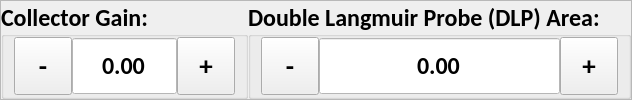
          <widget class="QWidget" name="double_lang_probe_2">
           <layout class="QHBoxLayout" name="horizontalLayout_12">
            <property name="spacing">
             <number>0</number>
            </property>
            <property name="leftMargin">
             <number>0</number>
            </property>
            <property name="topMargin">
             <number>0</number>
            </property>
            <property name="rightMargin">
             <number>0</number>
            </property>
            <property name="bottomMargin">
             <number>0</number>
            </property>
            <item>
             <widget class="QFrame" name="frame_27">
              <property name="frameShape">
               <enum>QFrame::StyledPanel</enum>
              </property>
              <property name="frameShadow">
               <enum>QFrame::Raised</enum>
              </property>
              <layout class="QHBoxLayout" name="horizontalLayout_44">
               <property name="spacing">
                <number>0</number>
               </property>
               <property name="leftMargin">
                <number>0</number>
               </property>
               <property name="topMargin">
                <number>0</number>
               </property>
               <property name="rightMargin">
                <number>0</number>
               </property>
               <property name="bottomMargin">
                <number>0</number>
               </property>
               <item>
                <widget class="QGroupBox" name="dlp_collector_gain_gb">
                 <property name="font">
                  <font>
                   <family>Calibri</family>
                   <pointsize>18</pointsize>
                   <weight>75</weight>
                   <bold>true</bold>
                  </font>
                 </property>
                 <property name="title">
                  <string>Collector Gain:</string>
                 </property>
                 <property name="alignment">
                  <set>Qt::AlignLeading|Qt::AlignLeft|Qt::AlignVCenter</set>
                 </property>
                 <layout class="QHBoxLayout" name="horizontalLayout_55">
                  <property name="spacing">
                   <number>0</number>
                  </property>
                  <property name="leftMargin">
                   <number>10</number>
                  </property>
                  <property name="topMargin">
                   <number>0</number>
                  </property>
                  <property name="rightMargin">
                   <number>10</number>
                  </property>
                  <property name="bottomMargin">
                   <number>0</number>
                  </property>
                  <item alignment="Qt::AlignTop">
                   <widget class="QToolButton" name="dlp_collector_gain_minus">
                    <property name="minimumSize">
                     <size>
                      <width>58</width>
                      <height>58</height>
                     </size>
                    </property>
                    <property name="maximumSize">
                     <size>
                      <width>58</width>
                      <height>58</height>
                     </size>
                    </property>
                    <property name="font">
                     <font>
                      <pointsize>20</pointsize>
                      <weight>75</weight>
                      <bold>true</bold>
                     </font>
                    </property>
                    <property name="text">
                     <string>-</string>
                    </property>
                   </widget>
                  </item>
                  <item alignment="Qt::AlignTop">
                   <widget class="QDoubleSpinBox" name="dlp_collector_gain_input">
                    <property name="minimumSize">
                     <size>
                      <width>0</width>
                      <height>58</height>
                     </size>
                    </property>
                    <property name="maximumSize">
                     <size>
                      <width>1000</width>
                      <height>58</height>
                     </size>
                    </property>
                    <property name="font">
                     <font>
                      <family>Calibri</family>
                      <pointsize>18</pointsize>
                     </font>
                    </property>
                    <property name="styleSheet">
                     <string notr="true">QDoubleSpinBox {
	background-color: #FFFFFF;
}</string>
                    </property>
                    <property name="alignment">
                     <set>Qt::AlignCenter</set>
                    </property>
                    <property name="readOnly">
                     <bool>true</bool>
                    </property>
                    <property name="buttonSymbols">
                     <enum>QAbstractSpinBox::NoButtons</enum>
                    </property>
                    <property name="correctionMode">
                     <enum>QAbstractSpinBox::CorrectToPreviousValue</enum>
                    </property>
                    <property name="showGroupSeparator" stdset="0">
                     <bool>false</bool>
                    </property>
                    <property name="decimals">
                     <number>2</number>
                    </property>
                    <property name="maximum">
                     <double>10000.000000000000000</double>
                    </property>
                   </widget>
                  </item>
                  <item alignment="Qt::AlignTop">
                   <widget class="QToolButton" name="dlp_collector_gain_plus">
                    <property name="minimumSize">
                     <size>
                      <width>58</width>
                      <height>58</height>
                     </size>
                    </property>
                    <property name="maximumSize">
                     <size>
                      <width>16777215</width>
                      <height>58</height>
                     </size>
                    </property>
                    <property name="font">
                     <font>
                      <pointsize>20</pointsize>
                      <weight>75</weight>
                      <bold>true</bold>
                     </font>
                    </property>
                    <property name="focusPolicy">
                     <enum>Qt::NoFocus</enum>
                    </property>
                    <property name="text">
                     <string>+</string>
                    </property>
                   </widget>
                  </item>
                 </layout>
                </widget>
               </item>
               <item>
                <widget class="QGroupBox" name="dlp_area_gb">
                 <property name="font">
                  <font>
                   <family>Calibri</family>
                   <pointsize>18</pointsize>
                   <weight>75</weight>
                   <bold>true</bold>
                  </font>
                 </property>
                 <property name="styleSheet">
                  <string notr="true"/>
                 </property>
                 <property name="title">
                  <string>Double Langmuir Probe (DLP) Area:</string>
                 </property>
                 <property name="alignment">
                  <set>Qt::AlignLeading|Qt::AlignLeft|Qt::AlignVCenter</set>
                 </property>
                 <layout class="QHBoxLayout" name="horizontalLayout_56">
                  <property name="spacing">
                   <number>0</number>
                  </property>
                  <property name="leftMargin">
                   <number>10</number>
                  </property>
                  <property name="topMargin">
                   <number>0</number>
                  </property>
                  <property name="rightMargin">
                   <number>10</number>
                  </property>
                  <property name="bottomMargin">
                   <number>0</number>
                  </property>
                  <item alignment="Qt::AlignTop">
                   <widget class="QToolButton" name="dlp_area_minus">
                    <property name="minimumSize">
                     <size>
                      <width>58</width>
                      <height>58</height>
                     </size>
                    </property>
                    <property name="maximumSize">
                     <size>
                      <width>58</width>
                      <height>58</height>
                     </size>
                    </property>
                    <property name="font">
                     <font>
                      <pointsize>20</pointsize>
                      <weight>75</weight>
                      <bold>true</bold>
                     </font>
                    </property>
                    <property name="text">
                     <string>-</string>
                    </property>
                   </widget>
                  </item>
                  <item alignment="Qt::AlignTop">
                   <widget class="QDoubleSpinBox" name="dlp_area_input">
                    <property name="minimumSize">
                     <size>
                      <width>0</width>
                      <height>58</height>
                     </size>
                    </property>
                    <property name="maximumSize">
                     <size>
                      <width>1000</width>
                      <height>58</height>
                     </size>
                    </property>
                    <property name="font">
                     <font>
                      <family>Calibri</family>
                      <pointsize>18</pointsize>
                     </font>
                    </property>
                    <property name="focusPolicy">
                     <enum>Qt::NoFocus</enum>
                    </property>
                    <property name="layoutDirection">
                     <enum>Qt::LeftToRight</enum>
                    </property>
                    <property name="styleSheet">
                     <string notr="true">QDoubleSpinBox {
	background-color: #FFFFFF;
}</string>
                    </property>
                    <property name="alignment">
                     <set>Qt::AlignCenter</set>
                    </property>
                    <property name="readOnly">
                     <bool>true</bool>
                    </property>
                    <property name="buttonSymbols">
                     <enum>QAbstractSpinBox::NoButtons</enum>
                    </property>
                    <property name="correctionMode">
                     <enum>QAbstractSpinBox::CorrectToPreviousValue</enum>
                    </property>
                    <property name="showGroupSeparator" stdset="0">
                     <bool>false</bool>
                    </property>
                    <property name="decimals">
                     <number>2</number>
                    </property>
                    <property name="maximum">
                     <double>10000.000000000000000</double>
                    </property>
                   </widget>
                  </item>
                  <item alignment="Qt::AlignTop">
                   <widget class="QToolButton" name="dlp_area_plus">
                    <property name="minimumSize">
                     <size>
                      <width>58</width>
                      <height>58</height>
                     </size>
                    </property>
                    <property name="maximumSize">
                     <size>
                      <width>16777215</width>
                      <height>58</height>
                     </size>
                    </property>
                    <property name="font">
                     <font>
                      <pointsize>20</pointsize>
                      <weight>75</weight>
                      <bold>true</bold>
                     </font>
                    </property>
                    <property name="focusPolicy">
                     <enum>Qt::NoFocus</enum>
                    </property>
                    <property name="text">
                     <string>+</string>
                    </property>
                   </widget>
                  </item>
                 </layout>
                </widget>
               </item>
              </layout>
             </widget>
            </item>
           </layout>
          </widget>
